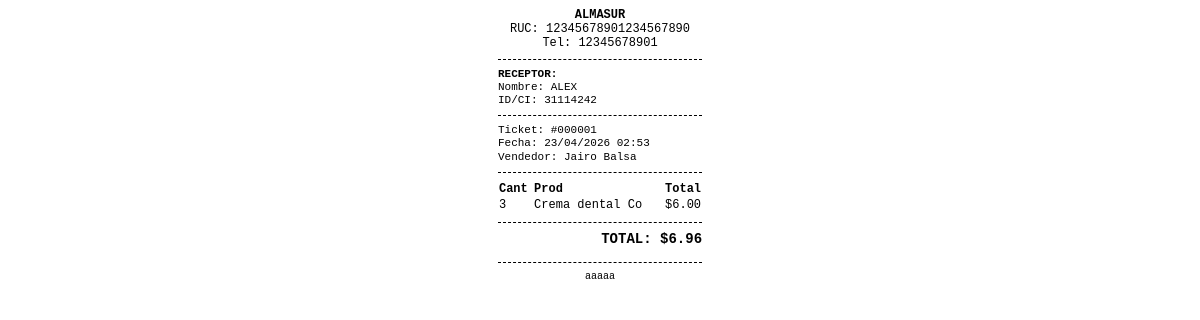
Before: /Gestion_ventas/ticket.php?id=1 with the older database file.
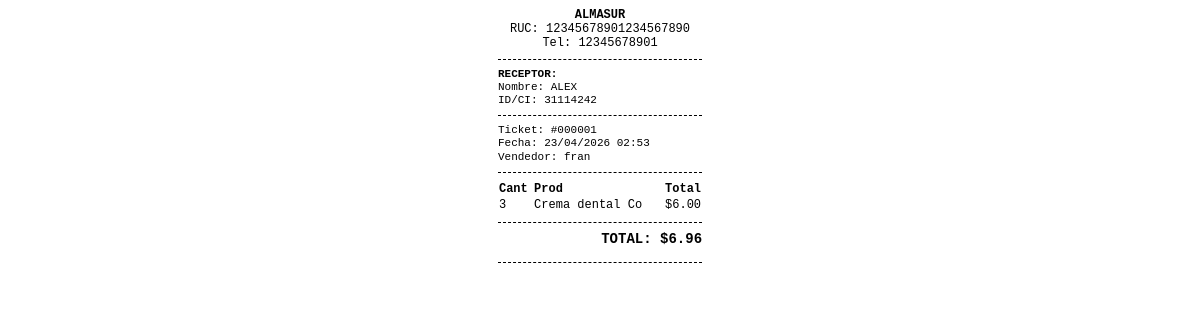
After: the same page with the newer database file.
### tables this page shows
CREATE TABLE `configuracion` (
  `id` int(11) NOT NULL,
  `nombre_negocio` varchar(100) DEFAULT 'Almasur',
  `ruc` varchar(20) DEFAULT '00000000',
  `direccion` varchar(255) DEFAULT '',
  `telefono` varchar(20) DEFAULT '',
  `mensaje_factura` text DEFAULT NULL,
  `logo` varchar(255) DEFAULT '',
  `moneda` varchar(5) DEFAULT '$'
);

CREATE TABLE `ventas` (
  `id` int(11) NOT NULL,
  `id_usuario` int(11) DEFAULT NULL,
  `id_cliente` int(11) DEFAULT NULL,
  `subtotal` float DEFAULT 0,
  `fecha` timestamp NOT NULL DEFAULT current_timestamp(),
  `total` decimal(10,2) NOT NULL,
  `impuesto` float DEFAULT 0
);

CREATE TABLE `clientes` (
  `id` int(11) NOT NULL,
  `identidad` varchar(20) NOT NULL,
  `nombre` varchar(100) NOT NULL,
  `telefono` varchar(20) DEFAULT NULL,
  `direccion` text DEFAULT NULL,
  `fecha_registro` timestamp NOT NULL DEFAULT current_timestamp()
);

CREATE TABLE `usuarios` (
  `id` int(11) NOT NULL,
  `nombre` varchar(100) NOT NULL,
  `usuario` varchar(50) NOT NULL,
  `email` varchar(100) NOT NULL,
  `password` varchar(255) NOT NULL,
  `rol` enum('Administrador','Empleado') DEFAULT 'Empleado',
  `nombre_negocio` varchar(100) DEFAULT 'Almasur',
  `foto_perfil` varchar(255) DEFAULT 'uploads/jairo.png',
  `direccion` text DEFAULT 'Piritu',
  `telefono` varchar(20) DEFAULT '04245556364',
  `codigo_recuperacion` varchar(6) DEFAULT NULL,
  `codigo_verificacion` varchar(10) DEFAULT NULL,
  `codigo_expira` datetime DEFAULT NULL,
  `creado_en` timestamp NOT NULL DEFAULT current_timestamp()
);

CREATE TABLE `detalle_ventas` (
  `id` int(11) NOT NULL,
  `id_venta` int(11) DEFAULT NULL,
  `id_producto` int(11) DEFAULT NULL,
  `cantidad` int(11) DEFAULT NULL,
  `precio` decimal(10,2) DEFAULT NULL,
  `precio_unitario` decimal(10,2) DEFAULT NULL
);

CREATE TABLE `productos` (
  `id` int(11) NOT NULL,
  `codigo` varchar(50) DEFAULT NULL,
  `nombre` varchar(100) NOT NULL,
  `categoria` varchar(50) DEFAULT NULL,
  `descripcion` text DEFAULT NULL,
  `precio` decimal(10,2) NOT NULL,
  `stock` int(11) NOT NULL,
  `id_usuario` int(11) DEFAULT NULL,
  `creado_en` timestamp NOT NULL DEFAULT current_timestamp(),
  `estado` int(11) DEFAULT 1
);

### Gestion_ventas/ticket.php (the view, shortened to what this page needs)
<?php
include 'config/db.php';
$id_venta = isset($_GET['id']) ? intval($_GET['id']) : 0;
$res_config = $conn->query("SELECT * FROM configuracion LIMIT 1");
$config = $res_config->fetch_assoc();
$sql_venta = "SELECT v.*, u.nombre as vendedor, c.nombre as cliente_nombre, c.identidad as cliente_id
              FROM ventas v
              LEFT JOIN usuarios u ON v.id_usuario = u.id
              LEFT JOIN clientes c ON v.id_cliente = c.id
              WHERE v.id = $id_venta";
$res_venta = $conn->query($sql_venta);
$venta = $res_venta->fetch_assoc();
$detalles = $conn->query("SELECT d.*, p.nombre
                          FROM detalle_ventas d
                          JOIN productos p ON d.id_producto = p.id
                          WHERE d.id_venta = $id_venta");
?>
<!DOCTYPE html>
<html lang="es">
<head>
</head>
<body onload="window.print();">
    <div class="text-center">
        <strong><?php echo strtoupper($config['nombre_negocio'] ?? 'NEGOCIO'); ?></strong><br>
        RUC: <?php echo $config['ruc'] ?? 'N/A'; ?><br>
        Tel: <?php echo $config['telefono'] ?? 'N/A'; ?>
    </div>
    <div class="divider"></div>
    <div class="datos-cliente">
        <strong>RECEPTOR:</strong><br>
        Nombre: <?php echo !empty($venta['cliente_nombre']) ? strtoupper($venta['cliente_nombre']) : "CONSUMIDOR FINAL"; ?><br>
        ID/CI: <?php echo !empty($venta['cliente_id']) ? $venta['cliente_id'] : "S/N"; ?>
    </div>
    <div class="divider"></div>
    <div style="font-size: 11px;">
        Ticket: #<?php echo str_pad($id_venta, 6, "0", STR_PAD_LEFT); ?><br>
        Fecha: <?php echo date("d/m/Y H:i", strtotime($venta['fecha'])); ?><br>
        Vendedor: <?php echo $venta['vendedor'] ?? 'Cajero Gral'; ?>
    </div>
    <div class="divider"></div>
    <table class="tabla">
        <thead>
            <tr>
                <th align="left">Cant</th>
                <th align="left">Prod</th>
                <th align="right">Total</th>
            </tr>
        </thead>
        <tbody>
            <?php while($item = $detalles->fetch_assoc()): ?>
            <tr>
                <td><?php echo $item['cantidad']; ?></td>
                <td><?php echo substr($item['nombre'], 0, 15); ?></td>
                <td align="right">
                    <?php
                        $sub = $item['precio'] * $item['cantidad'];
                        echo ($config['moneda'] ?? '$') . number_format($sub, 2);
                    ?>
                </td>
            </tr>
            <?php endwhile; ?>
        </tbody>
    </table>
    <div class="divider"></div>
    <div class="total">
        TOTAL: <?php echo ($config['moneda'] ?? '$') . number_format($venta['total'], 2); ?>
    </div>
    <div class="divider" style="margin-top: 15px;"></div>
    <div class="text-center" style="font-size: 10px;">
        <?php echo $config['mensaje_factura'] ?? '¡Gracias por preferirnos!'; ?>
    </div>
</body>
</html>

### Gestion_ventas/ticket.php (style rules this page uses)
* { box-sizing: border-box; }
body { font-family: 'Courier New', Courier, monospace; width: 100%; max-width: 58mm; margin: 0 auto; padding: 2mm; font-size: 12px; line-height: 1.2; color: #000; }
.text-center { text-align: center; }
.divider { border-top: 1px dashed #000; margin: 8px 0; }
.tabla { width: 100%; border-collapse: collapse; margin: 5px 0; }
.total { text-align: right; font-weight: bold; font-size: 14px; margin-top: 5px; }
.datos-cliente { font-size: 11px; margin: 5px 0; }

Changed rows visible on the page:
changed configuracion "ALMASUR": mensaje_factura "aaaaa" → (not shown)
changed through a linked row, ventas "ALEX": id_usuario.nombre "Jairo Balsa" → "fran"
